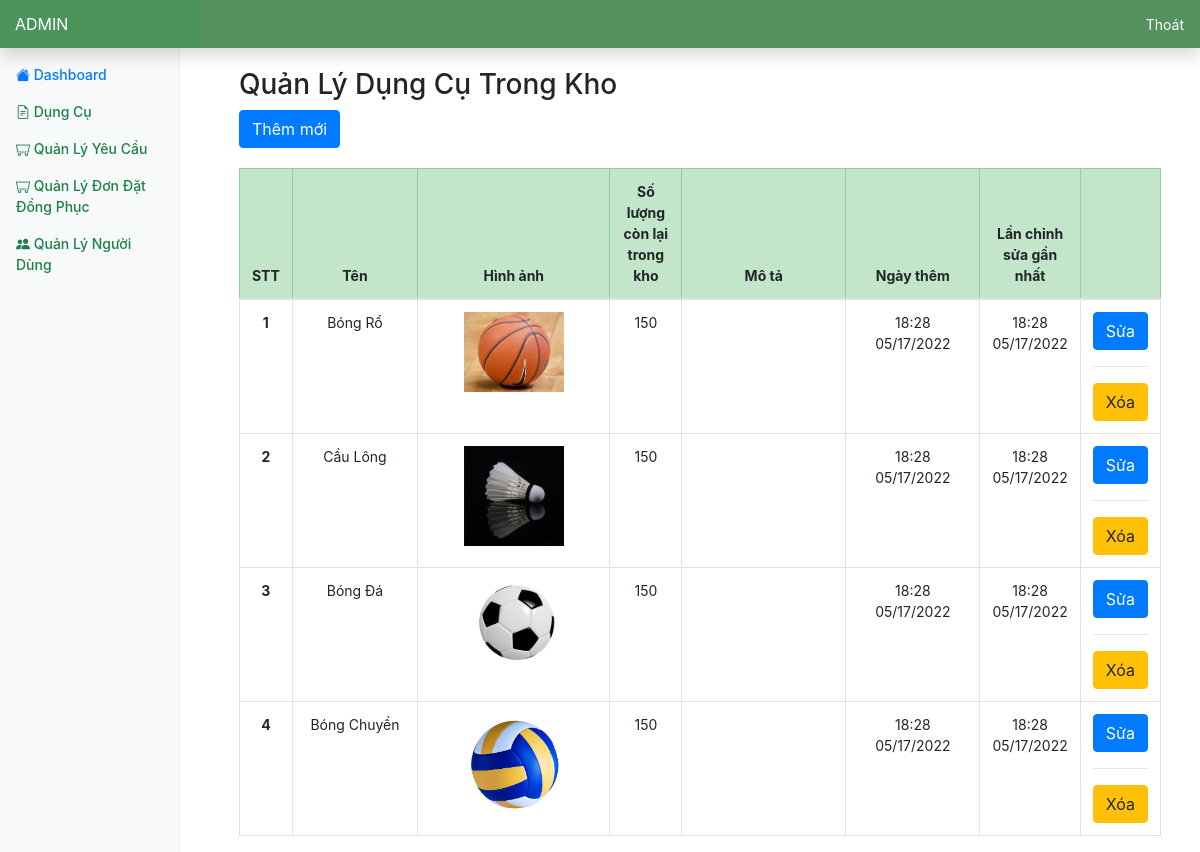
Screenshot of /admin/product/index.php with the database file from the repository.
### tables this page shows
CREATE TABLE IF NOT EXISTS `Products` (
  `itemCode` INT UNSIGNED NOT NULL AUTO_INCREMENT,
  `itemName` VARCHAR(45) NOT NULL,
  `availableQuantity` INT UNSIGNED NOT NULL,
  `category` ENUM('SPORT_EQUIPMENT', 'UNIFORM') NOT NULL DEFAULT 'SPORT_EQUIPMENT',
  `primaryImage` VARCHAR(255),
  `description` TEXT(100) NULL,
  `createdAt` DATETIME NOT NULL DEFAULT NOW(),
  `modifiedAt` TIMESTAMP NOT NULL DEFAULT CURRENT_TIMESTAMP() ON UPDATE CURRENT_TIMESTAMP,
  PRIMARY KEY (`itemCode`))
AUTO_INCREMENT = 1;

### database/manager.php (called while the page is built, shortened)
<?php
include_once("$root_dir/includes/utilities.php");
function get_db_connection() {
    $connection = mysqli_connect(HOSTNAME, USERNAME, PASSWORD, DATABASE);
    return $connection ? $connection : die("Connection failed: " . mysqli_connect_error());
}
function run_mysql_query(string $query) {
    $connection = get_db_connection();
    $query = str_replace("\\", "", $query);
	mysqli_set_charset($connection, 'utf8mb4');
    $result = mysqli_query($connection, $query);
    return $result;
}
function get_uploaded_image_link($file_name) {
    return UPLOADED_IMAGE_DIR . $file_name;
}

### includes/utilities.php (called while the page is built, shortened)
<?php
function format_datetime_to_display(string $mysql_datetime) : string {
	return date_create($mysql_datetime)->format('H:i m/d/Y');
}

### admin/product/index.php (the view, shortened to what this page needs)
<?php
$root_dir = '../..';
require_once("$root_dir/admin/layouts/header.php");
$query = "SELECT * FROM Products WHERE category = '".SPORT_EQUIPMENT."'";
$result = run_mysql_query($query)->fetch_all(MYSQLI_ASSOC);
?>
	<div class="col-md-12 table-responsive" style="margin-top: 20px;">
		<h3>Quản Lý Dụng Cụ Trong Kho</h3>
		<button class="btn btn-primary" onclick="window.location.href='./upload.php'">Thêm mới</button>
		<table class="table table-bordered table-hover" style="margin-top: 20px; text-align: center;">
			<thead class="table-success">
				<tr>
                    <th class=" ">STT</th>
					<th class="col-sm-2 ">Tên</th>
					<th class="col-sm-3 ">Hình ảnh</th>
					<th class="col-sm-1 ">Số lượng còn lại trong kho</th>
					<th class="col-sm-3 ">Mô tả</th>
					<th class="col-sm-2 ">Ngày thêm</th>
					<th class="col-sm-2 ">Lần chỉnh sửa gần nhất</th>
					<th class="col-sm-2 "></th>
				</tr>
			</thead>
			<tbody>
<?php
	$index = 0;
	foreach($result as $item) {
		?>
		<tr>
			<th><?=(++$index)?></th>
			<td><?=$item['itemName']?></td>
			<td><img src="<?=get_uploaded_image_link($item['primaryImage'])?>" style="width: 100px"></td>
			<td><?=$item['availableQuantity']?></td>
			<td><?=$item['description']?></td>
			<td><?=format_datetime_to_display($item['createdAt'])?></td>
			<td><?=format_datetime_to_display($item['modifiedAt'])?></td>
			<td>
				<button type="button" class="btn btn-primary" style="overflow: hidden;">Sửa</button>
				<hr>
				<button type="button" class="btn btn-warning" style="overflow: hidden;">Xóa</button>
			</td>
		</tr>
		<?php
	}
?>
			</tbody>
		</table>
	</div>
<?php
	require_once('../layouts/footer.php');
?>

### assets/css/style.css (style rules this page uses)
body { font-size: .875rem; }

### rows the page displays
products: itemName "Bóng Rổ", primaryImage (picture), availableQuantity "150", createdAt "18:28 05/17/2022", modifiedAt "18:28 05/17/2022"
products: itemName "Cầu Lông", primaryImage (picture), availableQuantity "150", createdAt "18:28 05/17/2022", modifiedAt "18:28 05/17/2022"
products: itemName "Bóng Đá", primaryImage (picture), availableQuantity "150", createdAt "18:28 05/17/2022", modifiedAt "18:28 05/17/2022"
products: itemName "Bóng Chuyền", primaryImage (picture), availableQuantity "150", createdAt "18:28 05/17/2022", modifiedAt "18:28 05/17/2022"
